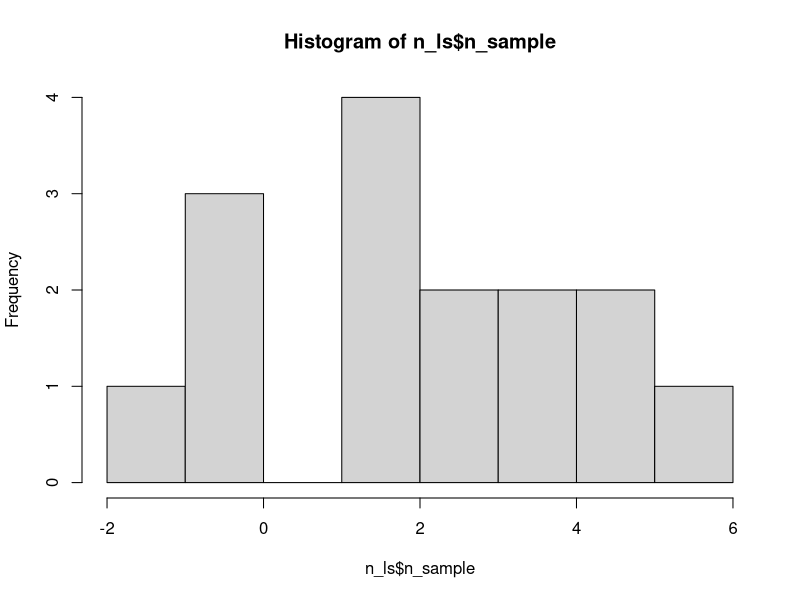
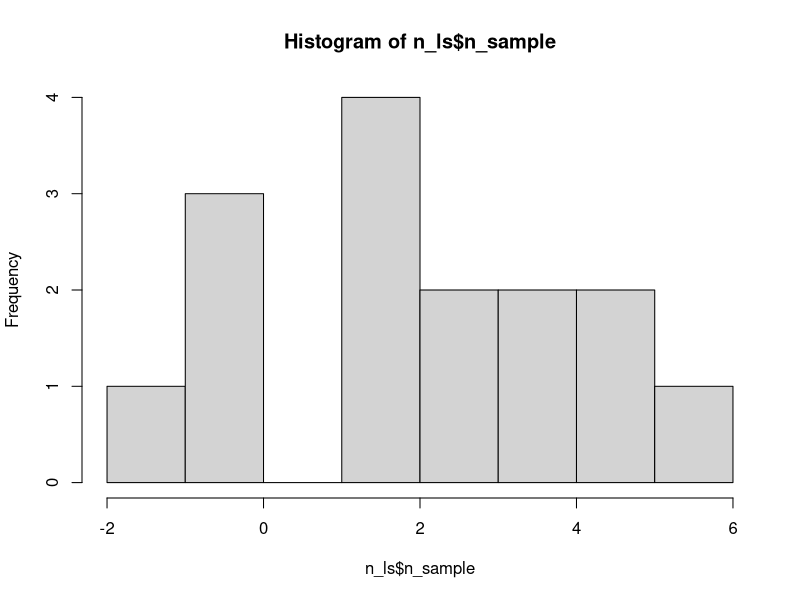
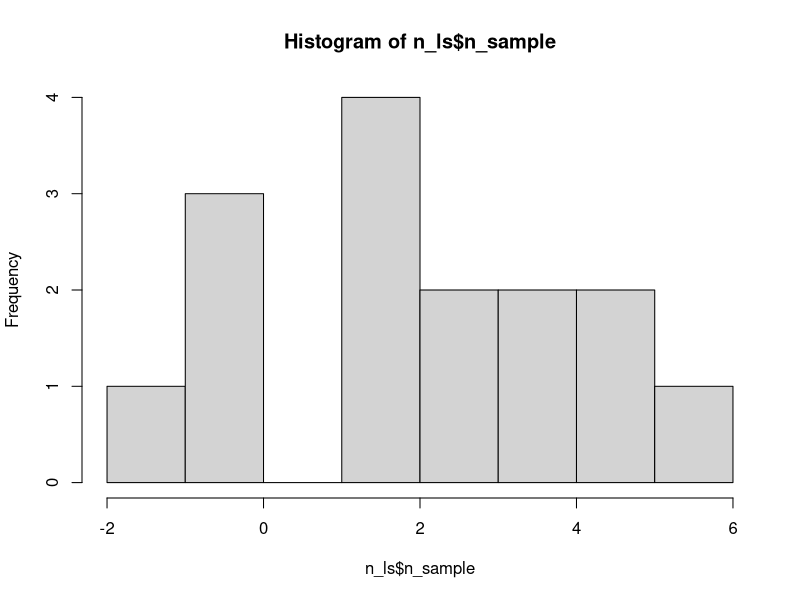
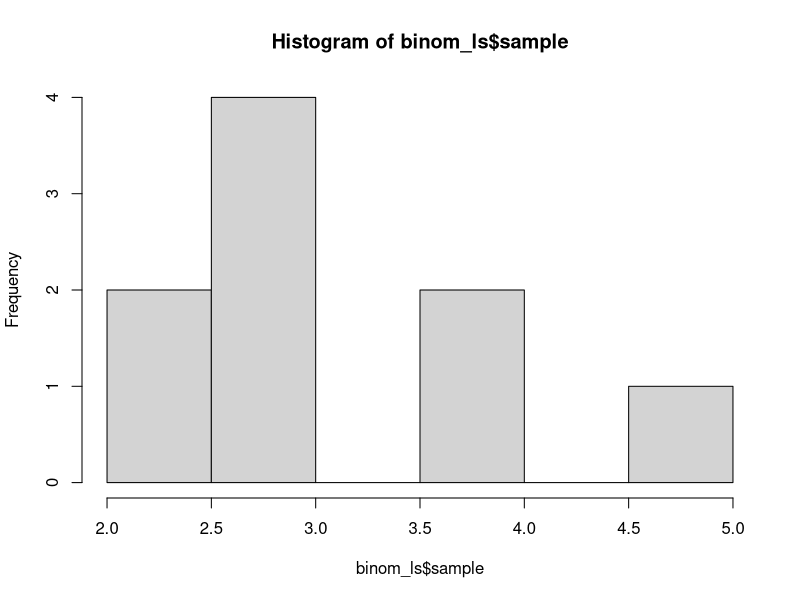
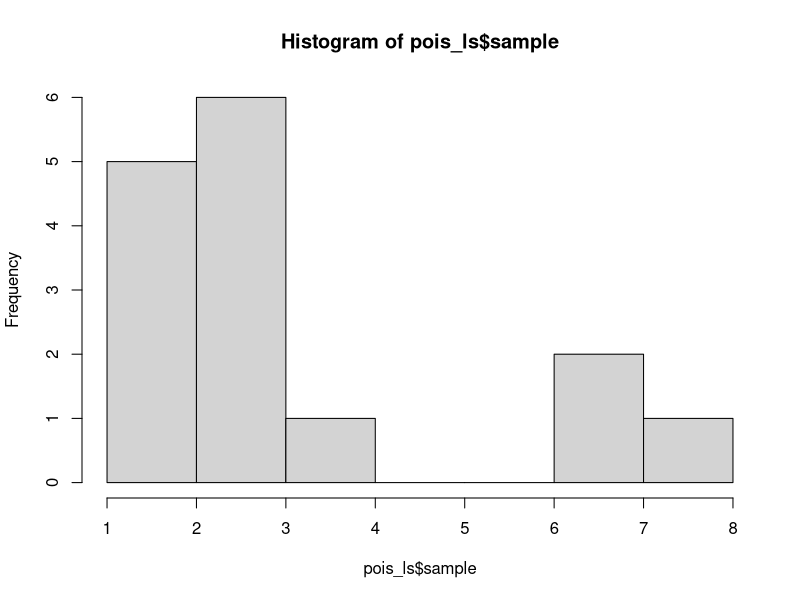
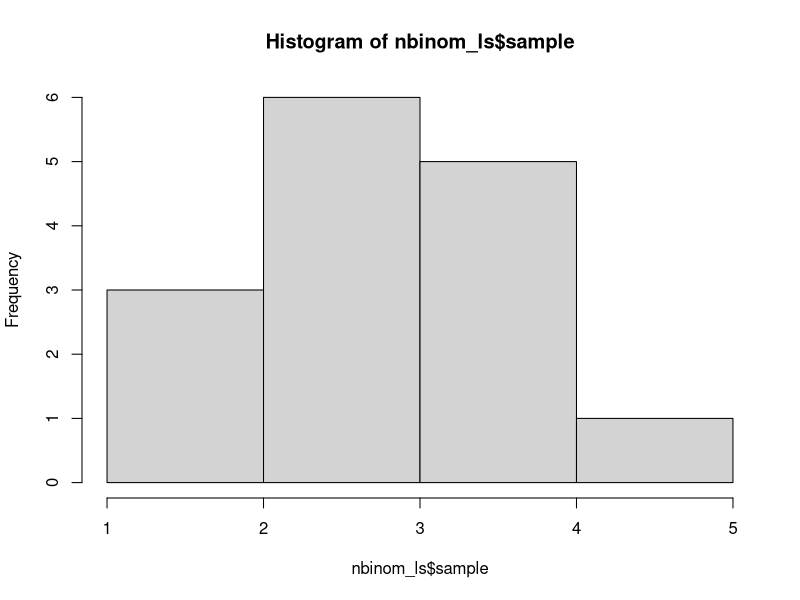
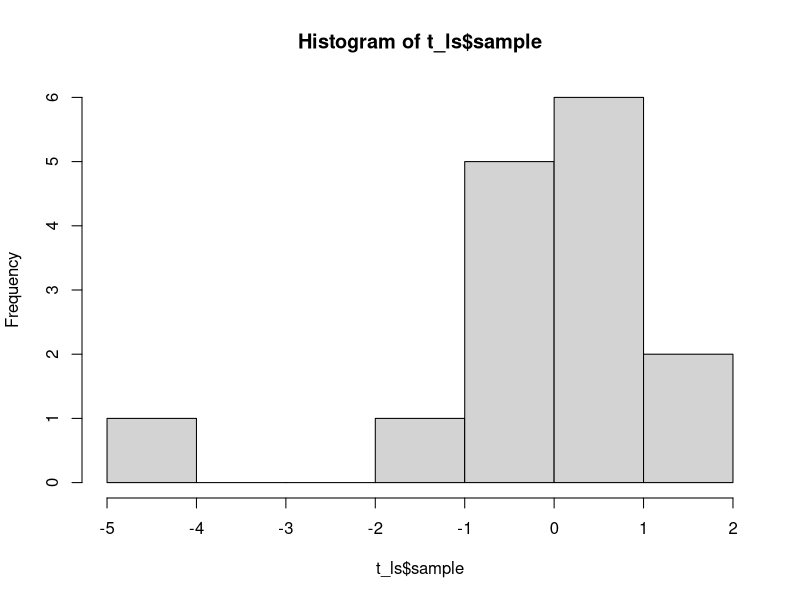
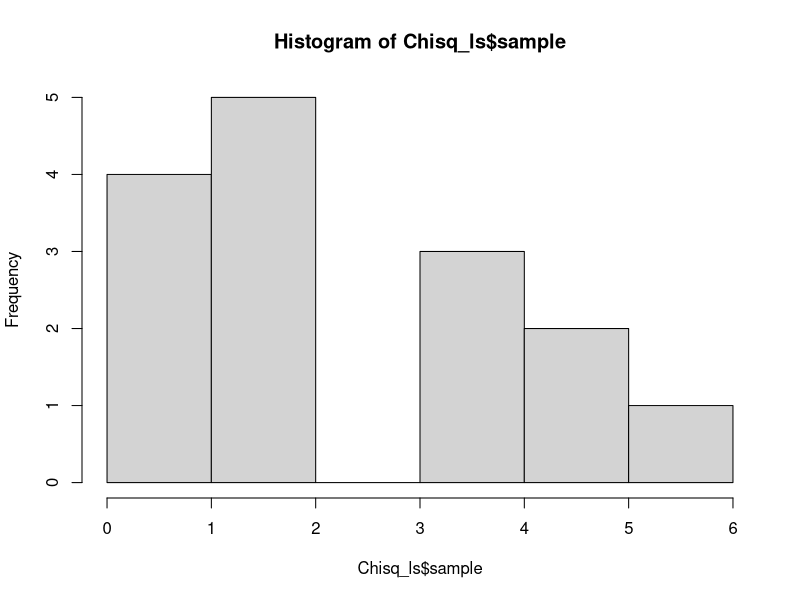

The R source for these figures, in order:
## ---- chunk 1
knitr::opts_chunk$set(echo = TRUE)
## ---- chunk 2
# Create the list
x_ls <- list(a = 3L, b = "five")

# What is x_ls?
class(x_ls)
## ---- chunk 3
# Subset by name
x_ls["a"]

# What is returned by this?
class(x_ls["a"])


# Subset by position
x_ls[1]

# What is returned by this?
class(x_ls[1])
## ---- chunk 4
x_ls[1:2]

# What is returned by this?
class(x_ls[1:2])
## ---- chunk 5
# Subset by name
x_ls[["a"]]

# What is returned by this?
class(x_ls[["a"]])


# Subset by position
x_ls[[1]]

# What is returned by this?
class(x_ls[[1]])
## ---- chunk 6
x_ls$a

# What is returned by this?
class(x_ls$a)
## ---- chunk 7
n_ls <- list(
  DistributionName = "Normal",
  ParameterName = c(mean = 2, var = 5),
  n_sample = rnorm(15, 2, sqrt(5))
)

hist(n_ls$n_sample)

## ---- chunk 8
n_ls[1:2]
plot(hist(n_ls$n_sample))
## ---- chunk 9
summary(n_ls[[3]])
var(n_ls[[3]])
## ---- chunk 10
ttest_out <- t.test(
  x = n_ls$n_sample,
  alternative = "two.sided",
  mu = 2
)
names(ttest_out)
ttest_out$statistic
ttest_out$p.value
critVal <- qt(0.975, df = 15 - 1)
abs(ttest_out$statistic) > critVal
ttest_out$p.value < 0.05

# p-value
n_ls$pVal <- ttest_out$p.value

# test statistic
n_ls$testStat <- ttest_out$statistic

# critical value
n_ls$critVal <- critVal

# decision
n_ls$decision <- "Fail to Reject the Hypothesis that the True Mean Equals 2"

n_ls

## ---- chunk 11
binom_ls <- list(
  dist   = "Binomial Distribution",
  params = c(mean = 6, var = 2),
  sample = rbinom(9, 5, 2/3)
)
hist(binom_ls$sample)

mean(binom_ls$sample)
var(binom_ls$sample)

cv_binom <- qt(0.975, 8)

ttest_binom <- t.test(
  binom_ls$sample,
  alternative = "two.sided",
  mu = 6
)

names(ttest_binom)

abs(ttest_binom$statistic) > cv_binom
ttest_binom$p.value < 0.05

binom_ls$pVal <- ttest_binom$p.value
binom_ls$teststat <- ttest_binom$statistic
binom_ls$cv <- cv_binom
binom_ls$decision <- "Reject the Hypothesis that the True Mean Equals 6"
## ---- chunk 12
pois_ls <- list(
  dist   = "Poisson Distribution",
  params = c(lambda = 3),
  sample = rpois(n = 15, lambda = 3)
)
  
hist(pois_ls$sample)

mean(pois_ls$sample)
var(pois_ls$sample)

cv_pois <- qt(0.975, 14)

ttest_pois <- t.test(
  pois_ls$sample,
  alternative = "two.sided",
  mu = 3
)

names(ttest_pois)

abs(ttest_pois$statistic) > cv_pois
ttest_pois$p.value < 0.05

pois_ls$pVal <- ttest_pois$p.value
pois_ls$teststat <- ttest_pois$statistic
pois_ls$cv <- cv_pois
pois_ls$decision <- "Fail to reject the Hypothesis that the True Mean Equals 3"
## ---- chunk 13
nbinom_ls <- list(
  dist   = "Negative Binomial Distribution",
  params = c(size = 5, prob = 0.5),
  sample = rbinom(15, 5, 0.5)
)
hist(nbinom_ls$sample)

mean(nbinom_ls$sample)
var(nbinom_ls$sample)

cv_nbinom <- qt(0.975, 14)

ttest_nbinom <- t.test(
  nbinom_ls$sample,
  alternative = "two.sided",
  mu = 5
)

names(ttest_nbinom)

abs(ttest_nbinom$statistic) > cv_nbinom
ttest_nbinom$p.value < 0.05

nbinom_ls$pVal <- ttest_nbinom$p.value
nbinom_ls$teststat <- ttest_nbinom$statistic
nbinom_ls$cv <- cv_nbinom
nbinom_ls$decision <- "Reject the Hypothesis that the True Mean Equals 5"
## ---- chunk 14
t_ls <- list(
  dist   = "Student t Distribution",
  params = c(nu = 4),
  sample = rt(15, 4, 0)
)
hist(t_ls$sample)

mean(t_ls$sample)
var(t_ls$sample)

cv_t <- qt(0.975, 14)

ttest_t <- t.test(
  t_ls$sample,
  alternative = "two.sided",
  mu = 0
)

names(ttest_t)

abs(ttest_t$statistic) > cv_t
ttest_t$p.value < 0.05

t_ls$pVal <- ttest_t$p.value
t_ls$teststat <- ttest_t$statistic
t_ls$cv <- cv_t
t_ls$decision <- "Fail to reject the Hypothesis that the True Mean Equals 0"
## ---- chunk 15
Chisq_ls <- list(
  dist   = "Chi-Squared Distribution",
  params = c(nu = 2),
  sample = rchisq(15, 2, 0)
)
hist(Chisq_ls$sample)

mean(Chisq_ls$sample)
var(Chisq_ls$sample)

cv_Chisq <- qt(0.975, 14)

ttest_Chisq <- t.test(
  Chisq_ls$sample,
  alternative = "two.sided",
  mu = 2
)

names(ttest_Chisq)

abs(ttest_Chisq$statistic) > cv_Chisq
ttest_Chisq$p.value < 0.05

Chisq_ls$pVal <- ttest_Chisq$p.value
Chisq_ls$teststat <- ttest_Chisq$statistic
Chisq_ls$cv <- cv_Chisq
Chisq_ls$decision <- "Fail to reject the Hypothesis that the True Mean Equals 2"
## ---- chunk 16
f_ls <- list(
  dist   = "F Distribution",
  params = c(n = 90, m = 12),
  sample = rf(15, 90, 12, 0)
)
hist(f_ls$sample)

mean(f_ls$sample)
var(f_ls$sample)

cv_f<- qt(0.975, 14)

ttest_f <- t.test(
  f_ls$sample,
  alternative = "two.sided",
  mu = 1.2
)

names(ttest_f)

abs(ttest_f$statistic) > cv_f
ttest_f$p.value < 0.05

f_ls$pVal <- ttest_f$p.value
f_ls$teststat <- ttest_f$statistic
f_ls$cv <- cv_f
f_ls$decision <- "Fail to reject the Hypothesis that the True Mean Equals 1.2"
